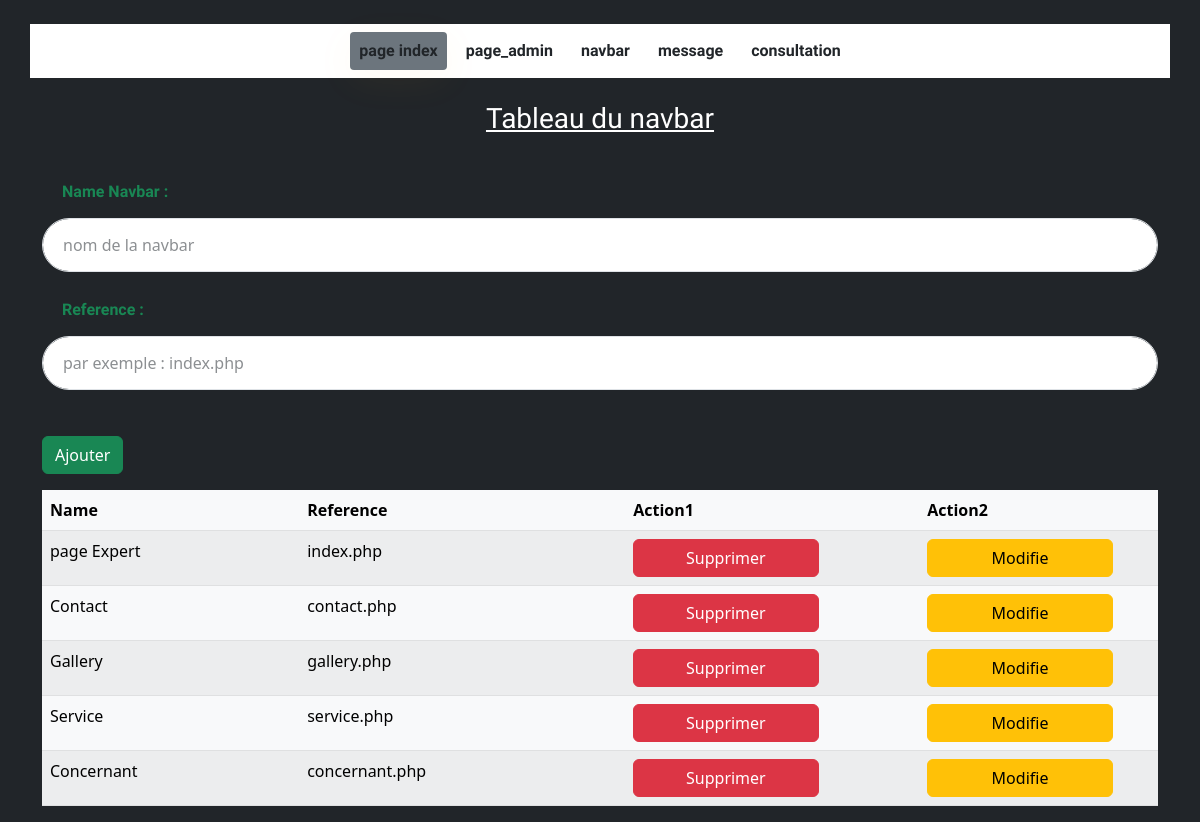
/phpnav/index.php, run on an earlier commit of the app's database.
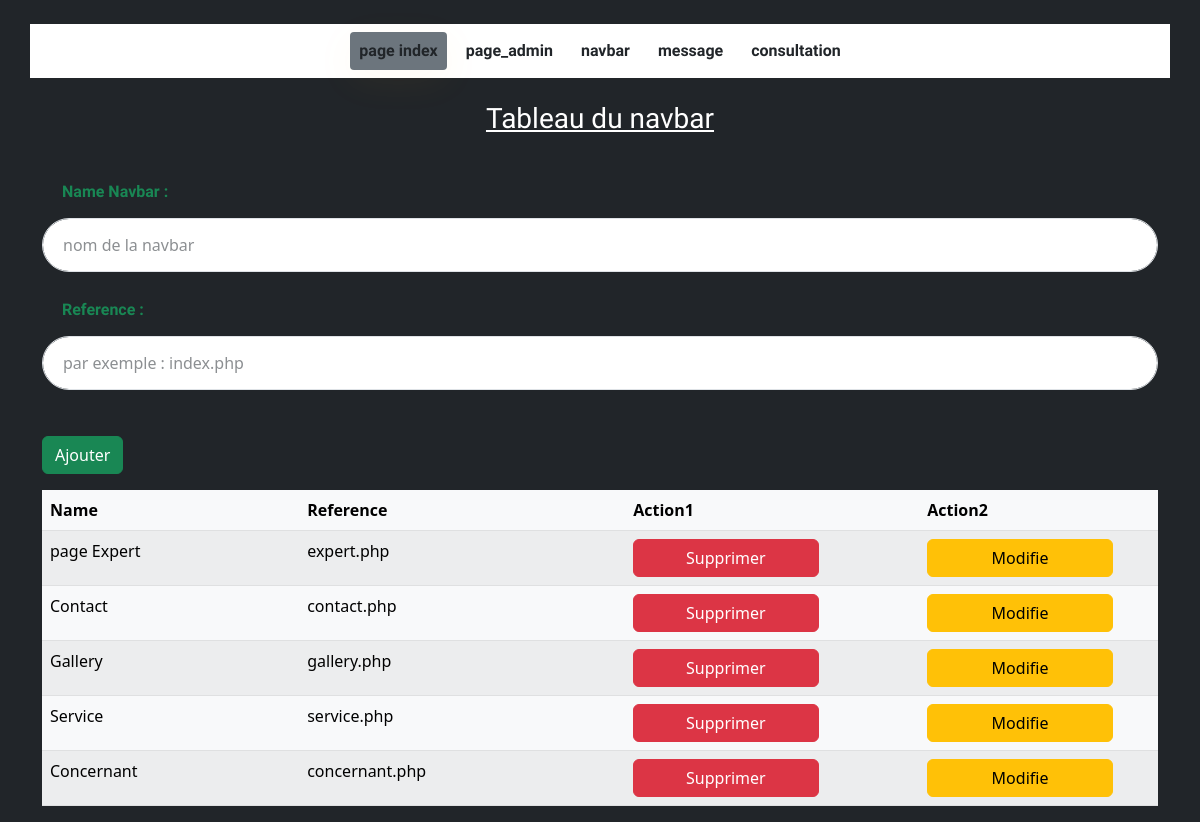
And on a later commit of the database.
### tables this page shows
CREATE TABLE `navbar_table` (
  `id` int(4) NOT NULL,
  `nav` varchar(30) NOT NULL,
  `refer` varchar(30) NOT NULL
);

CREATE TABLE `navbar` (
  `id` int(4) NOT NULL,
  `nav` varchar(30) NOT NULL,
  `refer` varchar(30) NOT NULL
);

### phpnav/index.php (the view, shortened to what this page needs)
<!doctype html>
<html lang="en">
  <head>
    <link rel="stylesheet" type="text/css" href="../assets/css/style.css">
    <link href="https://cdn.jsdelivr.net/npm/bootstrap@5.2.3/dist/css/bootstrap.min.css" rel="stylesheet">
  </head>
  <body class="bg-dark">
            <nav class="main_menu navbar navbar-expand-lg bg-white container my-4">
                <div class="main_menu_inner collapse navbar-collapse justify-content-center" id="main_menu_dropdown">
                  <ul class="main_menu_list unordered_list navbar-nav">
                    <li class="anav nav-item fw-bold">
                      <a class="nav-link navbar-text bg-secondary" aria-current="page" href="http://localhost/psy/index.php">page index</a>
                    </li>
                    <?php
                      include ('../config.php');
                      $jibdata = "SELECT * FROM `navbar_table` ";
                      $dirlordre = mysqli_query($connexion,$jibdata);
                      while($starjdid = mysqli_fetch_array($dirlordre)){
                    ?>
                    <li class="anav nav-item fw-bold">
                    <a class="nav-link navbar-text" aria-current="page" href="http://localhost/psy/<?php echo $starjdid['refer']?>"><?php echo $starjdid['nav']?></a>
                    </li>
                    <?php
                    }
                    ?>
                  </ul>
                </div>
            </nav>
    <div class="container">
    <h3 class="text-white d-flex justify-content-center text-decoration-underline mb-5">Tableau du navbar</h3>
        <form action="ajouternav.php" method="post" class="mt-4">
            <div class="form-group">
                <label for="" class="form-label fw-bold text-success">Name Navbar :</label>
                <input type="text" class="form-control" name="nv" placeholder="nom de la navbar">
            </div>
            <div class="form-group">
                <label for="" class="form-label fw-bold text-success">Reference :</label>
                <input type="text" class="form-control" name="rfr" placeholder="par exemple : index.php">
            </div>
            <input type="submit" value="Ajouter" class="btn btn-success my-3" name="sifat">
        </form>
        <table class="table table-striped table-light">
            <thead>
                <tr>
                    <th>Name</th>
                    <th>Reference</th>
                    <th>Action1</th>
                    <th>Action2</th>
                </tr>
            </thead>
            <tbody>
                <?php
                    include ('../config.php');
                    $jibdata = "SELECT * FROM `navbar` ";
                    $dirlordre = mysqli_query($connexion,$jibdata);
                    while($starjdid = mysqli_fetch_array($dirlordre)){
                ?>
                <tr>
                    <td><?php echo $starjdid['nav']?></td>
                    <td><?php echo $starjdid['refer']?></td>
                    <td><a href="delete.php?ghanmasho=<?php echo $starjdid['id']?>"  class="btn btn-danger col-8">Supprimer</a></td>
                    <td><a href="modification.php?ed=<?php echo $starjdid['id']?>"  class="btn btn-warning col-10">Modifie</a></td>
                </tr>
                <?php
                }
                ?>
            </tbody>
        </table>
    </div>
  </body>
</html>

What changed in the data, as far as the page shows it:
changed navbar "page Expert": refer "index.php" → "expert.php"
